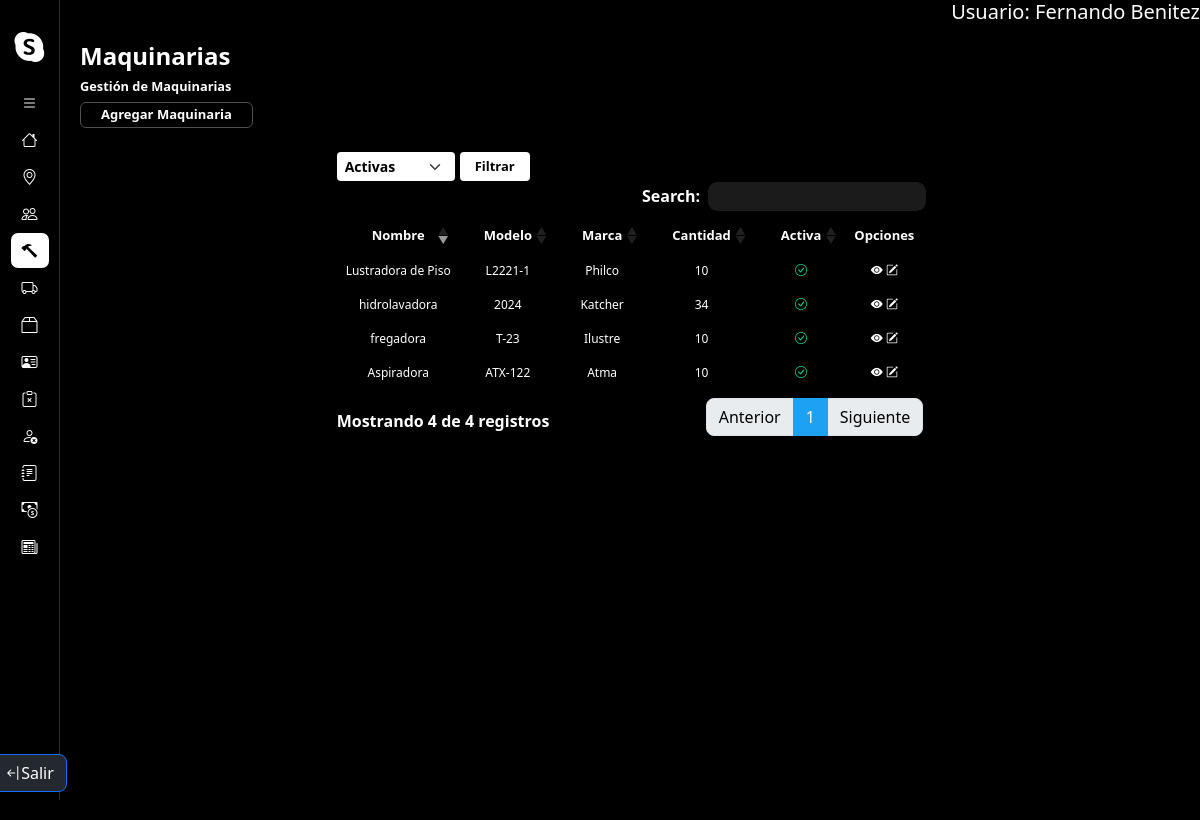
Page /gestionMaquinaria/ (signed in) on the committed database.
### core/models.py (models this page shows)
class Maquinaria(models.Model):
    nombre = models.CharField(max_length=50)
    modelo = models.CharField(max_length=50)
    marca = models.CharField(max_length=50)
    cantidad = models.IntegerField()
    observaciones = models.TextField()
    activo = models.BooleanField(default=True)
    objects = MaquinariaManager()
    habilitadas = MaquinariaManager(True)
    deshabilitadas = MaquinariaManager(False)

### core/views.py (the view)
# urls.py: path('gestionMaquinaria/', gestionMaquinaria.as_view(), name='gestionMaquinaria'),
@method_decorator(login_required, name='dispatch')
class gestionMaquinaria(ListView):
    model = Maquinaria
    template_name = 'maquinaria/gestionMaquinaria.html'
    context_object_name = 'maquinarias'
    def get_context_data(self, **kwargs):
        context = super().get_context_data(**kwargs)
        context['estados'] = ['Activas', 'No activas', 'Todas']
        estado = self.request.GET.get('estado', '')
        if estado == 'Activas' or not estado:
            context['maquinarias'] = Maquinaria.habilitadas.all()
        elif estado == 'No activas':
            context['maquinarias'] = Maquinaria.deshabilitadas.all()
        elif estado == 'Todas':
            context['maquinarias'] = Maquinaria.objects.all()
        return context

### core/models.py (called while the page is built)
    def get_queryset(self):
        qs = super().get_queryset()
        return qs.filter(activo=self.activo) if self.activo is not None else qs

### core/templates/maquinaria/gestionMaquinaria.html (shortened to what this page needs)
{% extends 'layouts/baseGestion.html' %}
{% load static %}
{% block extracss %}{{block.super}}
<link href="{% static 'css/baseGestion.css' %}" rel="stylesheet" />
{% endblock %}
{% block title %}
    <h1>Maquinarias</h1>
    <h2>Gestión de Maquinarias</h2>
    <a href="{% url 'altaMaquinaria' %}" class="btn-agregarEntidad">Agregar Maquinaria</a>
{% endblock %}
{% block listado %}
<div class="container contenedor-tabla-form">
    <div class="container contenedor-filtrados">
        <form method="GET" action="{% url 'gestionMaquinaria' %}">
            <div class="contenedor-select-btn">
                <select name="estado" id="estado" class="form-select form-select-sm form-select-filter">
                    {% for option in estados %}
                        <option value="{{ option }}" {% if option == request.GET.estado %} selected {% endif %}>{{ option }}</option>
                    {% endfor %}
                </select>
                <button type="submit" class="btn-filtrar">Filtrar</button>
            </div>
        </form>
    </div>
    <div class="container contenedor-tabla">
        <table class="table table-striped table-dark">
            <thead>
                <tr>
                    <th scope="col">Nombre</th>
                    <th scope="col">Modelo</th>
                    <th scope="col">Marca</th>
                    <th scope="col">Cantidad</th>
                    <th scope="col">Activa</th>
                    <th scope="col">Opciones</th>
                </tr>
            </thead>
            <tbody>
                {% for maquinaria in maquinarias %}
                    <tr class="fila-tabla">
                        <td scope="row">{{ maquinaria.nombre }}</td>
                        <td scope="row">{{ maquinaria.modelo }}</td>
                        <td scope="row">{{ maquinaria.marca }}</td>
                        <td scope="row">{{ maquinaria.cantidad }}</td>
                        {% if maquinaria.activo %}
                            <td scope="row"><i class="bi bi-check-circle"></i></td>
                        {% else %}
                            <td scope="row"><i class="bi bi-x-circle"></i></td>
                        {% endif %}
                        <td scope="row">
                            <button href="{% url 'detalleMaquinaria' maquinaria.pk %}" class="opcion" type="button"
                                data-url="/gestionMaquinaria/{{maquinaria.pk}}"
                                data-bs-toggle="offcanvas"
                                data-bs-target="#offcanvasExample"
                                aria-controls="offcanvasExample"><i class="bi bi-eye-fill"></i></button>
                            <a href="{% url 'modificarMaquinaria' maquinaria.pk%}" class="opcion"><i class="bi bi-pencil-square"></i></i></a>
                        </td>
                    </tr>
                {% endfor %}
            </tbody>
        </table>
    </div>
</div>
{% endblock %}

### SendaRC/templates/layouts/baseInicio.html (shortened to what this page needs)
{% extends 'layouts/base.html' %}
{% load static %}
{% block extracss %}
    <link href="{% static 'css/baseInicio.css' %}" rel="stylesheet" />
{% endblock %}
{% block container %}
<main class="container-main">
    <aside class="nav-container">
        <nav class="navbar d-flex flex-column flex-shrink-0 bg-body-tertiary">
            <a href="/" class="d-block p-3 link-body-emphasis text-decoration-none" data-bs-toggle="tooltip"
                data-bs-placement="right" data-bs-original-title="Icon-only">
                <i class="bi bi-skype" style="color: white; font-size: 30px;"></i>
            </a>
            <ul class="list-navbar nav nav-pills nav-flush flex-column mb-auto text-center">
                <li class="nav-item" id="expand-button">
                    <button id="btn-toExpand" href="#" class="nav-link py-3 rounded-2" aria-current="page" data-bs-toggle="tooltip"
                        data-bs-placement="right" aria-label="open-bar" data-bs-original-title="open-bar">
                        <i class="bi bi-list"></i>
                    </button>
                </li>
                <li class="nav-item {% if request.path == '/home/' %}active{% endif %}">
                    <a href="{% url 'home' %}" class="nav-link py-3 rounded-2" aria-current="page" data-bs-toggle="tooltip"
                        data-bs-placement="right" aria-label="Home" data-bs-original-title="Home">
                        <i class="bi bi-house"></i>
                    </a>
                </li>
                <li class="nav-item {% if '/gestionLocalidad/' in request.path or '/altaLocalidad/' in request.path or '/modificarLocalidad/' in request.path %}active{% endif %}">
                    <a href="{% url 'gestionLocalidad' %}" class="nav-link py-3 rounded-2" aria-current="page" data-bs-toggle="tooltip"
                        data-bs-placement="right" aria-label="Localidades" data-bs-original-title="Localidades">
                        <i class="bi bi-geo-alt"></i>
                    </a>
                </li>
                <li class="nav-item {% if '/gestionEmpleado/' in request.path or '/altaEmpleado/' in request.path or '/modificarEmpleado/' in request.path %}active{% endif %}">
                    <a href="{% url 'gestionEmpleado' %}" class="nav-link py-3 rounded-2" aria-current="page" data-bs-toggle="tooltip"
                        data-bs-placement="right" aria-label="Empleados" data-bs-original-title="Empleados">
                        <i class="bi bi-people"></i>
                    </a>
                </li>
                <li class="nav-item {% if '/gestionMaquinaria/' in request.path or '/altaMaquinaria/' in request.path or '/modificarMaquinaria/' in request.path %}active{% endif %}">
                    <a href="{% url 'gestionMaquinaria' %}" class="nav-link py-3 rounded-2" aria-current="page" data-bs-toggle="tooltip"
                        data-bs-placement="right" aria-label="Maquinarias" data-bs-original-title="Maquinarias">
                        <i class="bi bi-hammer"></i>
                    </a>
                </li>
                <li class="nav-item {% if '/gestionTipoServicio/' in request.path or '/altaTipoServicio/' in request.path or '/modificarTipoServicio/' in request.path %}active{% endif %}">
                    <a href="{% url 'gestionTipoServicio' %}" class="nav-link py-3 rounded-2" aria-current="page" data-bs-toggle="tooltip"
                        data-bs-placement="right" aria-label="TipoServicios" data-bs-original-title="TipoServicios">
                        <i class="bi bi-truck"></i>
                    </a>
                </li>
                <li class="nav-item {% if '/gestionInsumos/' in request.path or '/altaInsumo/' in request.path or '/modificarInsumo/' in request.path %}active{% endif %}">
                    <a href="{% url 'gestionInsumos' %}" class="nav-link py-3 rounded-2" aria-current="page" data-bs-toggle="tooltip"
                        data-bs-placement="right" aria-label="Insumos" data-bs-original-title="Insumos">
                        <i class="bi bi-box2"></i>
                    </a>
                </li>
                <li class="nav-item {% if '/gestionClientes/' in request.path or '/altaCliente/' in request.path or '/modificarCliente/' in request.path %}active{% endif %}">
                    <a href="{% url 'gestionClientes' %}" class="nav-link py-3 rounded-2" aria-current="page" data-bs-toggle="tooltip"
                        data-bs-placement="right" aria-label="Clientes" data-bs-original-title="Clientes">
                        <i class="bi bi-person-vcard"></i>
                    </a>
                </li>
                <li class="nav-item">
                    <a href="#" class="nav-link py-3 rounded-2" aria-current="page" data-bs-toggle="tooltip"
                        data-bs-placement="right" aria-label="Reclamos" data-bs-original-title="Reclamos">
                        <i class="bi bi-clipboard-x"></i>
                    </a>
                </li>
                <li class="nav-item {% if '/gestionSanciones/' in request.path or '/altaSancion/' in request.path or '/modificarSancion/' in request.path %}active{% endif %}">
                    <a href="{% url 'gestionSanciones' %}" class="nav-link py-3 rounded-2" aria-current="page" data-bs-toggle="tooltip"
                        data-bs-placement="right" aria-label="Sanciones" data-bs-original-title="Sanciones">
                        <i class="bi bi-person-x"></i>
                    </a>
                </li>
                <li class="nav-item">
                    <a href="#" class="nav-link py-3 rounded-2" aria-current="page" data-bs-toggle="tooltip"
                        data-bs-placement="right" aria-label="Asistencias" data-bs-original-title="Asistencias">
                        <i class="bi bi-journal-text"></i>
                    </a>
                </li>
                <li class="nav-item {% if '/servicio/' in request.path%}active{% endif %}">
                    <a href="{% url 'gestionServicios' %}" class="nav-link py-3 rounded-2" aria-current="page" data-bs-toggle="tooltip"
                        data-bs-placement="right" aria-label="Presupuestos" data-bs-original-title="Presupuestos">
                        <i class="bi bi-cash-coin"></i>
                    </a>
                </li>
                <li class="nav-item {% if '/factura/' in request.path %}active{% endif %}">
                    <a href="{% url 'facturas' %}" class="nav-link py-3 rounded-2" aria-current="page" data-bs-toggle="tooltip"
                        data-bs-placement="right" aria-label="Facturas" data-bs-original-title="Facturas">
                        <i class="bi bi-newspaper"></i>
                    </a>
                </li>
            </ul>
            {% if user.is_authenticated %}
                <div class="container-btn-cerrar-sesion">
                    <a class="cerrar-sesion-btn btn btn-primary d-inline-flex align-items-center" href={% url 'logout' %}>
                            <i class="bi bi-arrow-bar-left"></i>Salir</a>
                </div>
            {% endif %}
        </nav>
    </aside>
    <section class="container-seccion-main">
        <div class="user-info">
            {% if user.is_authenticated %}
                <h5>Usuario: {{ user.first_name }} {{ user.last_name }}</h5>
            {% endif %}
        </div>
        {% block seccion-main %}
        {% endblock %}
    </section>
</main>
{% endblock %}

### static/css/base.css (style rules this page uses)
* { margin: 0; padding: 0; box-sizing: border-box; }
body { background-color: #000; }

### static/css/baseInicio.css (style rules this page uses)
.container-main { display: flex; width: 100%; height: 100%; }
.container-seccion-main { width: 100%; height: 100vh; position: relative; z-index: 50; }
.nav-container { width: 60px; border-right: 1px solid #2c2c2c; transition: all 0.3s ease-in-out; }
.nav-item { border-radius: 7px; position: relative; }
.navbar { background-color: #000 !important; height: 100%; align-content: center; }
.nav-link { width: 38px; height: 35px; display: flex; justify-content: center; align-items: center; color: white; transition: none; }
.list-navbar { gap: 2px; }
.active { background-color: white; }
.active > a > i { color: #000; }
#btn-toExpand { background:none; color: #fff; }
.bi-list { color: #fff !important; }
.user-info, h5 { text-align: right; color: #fff; }

### static/css/baseGestion.css (style rules this page uses)
.seccion-cabecera > h1 { font-size: 1.5rem; font-weight: 700; }
.seccion-cabecera > h2 { font-size: 0.8rem; font-weight: 700; }
.table>tbody>tr:nth-child(odd)>td, .table>thead>tr:nth-child(odd)>th { background-color: #000; }
.table>tbody>tr:nth-child(even)>td, .table>tbody>tr:nth-child(even)>th { background-color: #000; }
.table.dataTable thead th { text-align: center; }
.table.dataTable tbody td { text-align: center; }
.table thead { font-size: 13px; }
.table tbody { font-size: 12px; }
.seccion-cabecera > a { color: #FFF; font-size: 13px; border-radius: 6px; text-decoration: none; font-weight: 700; border: 1px solid #505050; padding-inline: 20px; padding-block: 2px; background-color: #000; transition: background-color 0.1s ease-in-out; }
.opcion { background: none; border: none; color: #fff; }
.bi-check-circle { color: rgb(0, 207, 145); }
.contenedor-tabla-form { width: auto; }
.contenedor-filtrados { padding-inline: 12px; }
.form-select-filter { width: auto !important; background-color: #fff !important; color: #000 !important; border: none !important; font-weight: 600 !important; }
.contenedor-select-btn { display: flex; gap: 5px; align-items: end; }
.btn-filtrar { background-color: #ffffff; color: #000; font-size: 13px; font-weight: 700; padding-inline: 15px; border-radius: 4px; border: none; transition: all .1s ease-in-out; height: 29px; }

### rows in the picture
Maquinaria: nombre "Aspiradora", modelo "ATX-122", marca "Atma", cantidad "10", activo True (drawn)
Maquinaria: nombre "Lustradora de Piso", modelo "L2221-1", marca "Philco", cantidad "10", activo True (drawn)
Maquinaria: nombre "hidrolavadora", modelo "2024", marca "Katcher", cantidad "34", activo True (drawn)
Maquinaria: nombre "fregadora", modelo "T-23", marca "Ilustre", cantidad "10", activo True (drawn)

### other values in the picture
{{ user.first_name }} "Fernando"
{{ user.last_name }} "Benitez"
form field estado "Activas"
